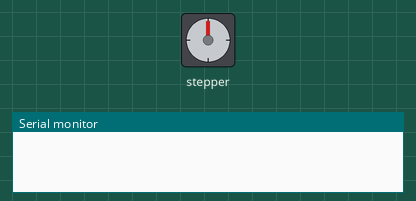
Simulated run of this sketch. Board: Arduino Uno, built with avr-gcc and run on an emulated ATmega328P. Parts: stepper motor, the last lines printed to the serial monitor. Wiring (inferred from the names in the program): stepper motor (2048 steps per turn assumed): coils pin 8, pin 9, pin 10, pin 11.

Above: at 0.06 s.
At 9.66 s:
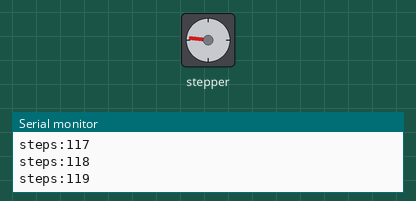
At 19.38 s:
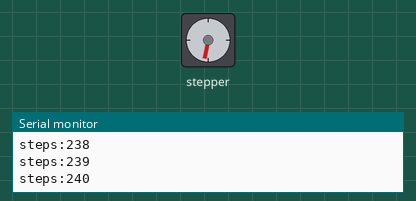
At 38.71 s:
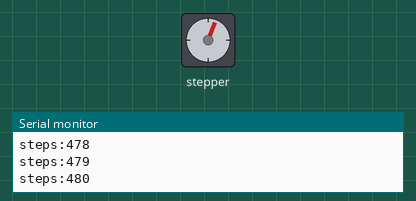
Timing chart, 0 to 40.0 s (numbered marks = the images above):
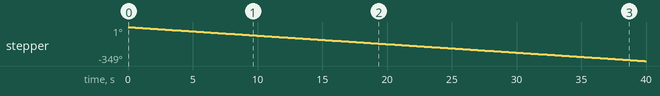

The sketch:

63010870_i2c22.ino
```cpp
//declare variables for the motor pins
int motorPin1 =8; // Blue
int motorPin2 = 9; // Pink
int motorPin3 = 10; // Yellow
int motorPin4 = 11; // Orange
 // Red
int motorSpeed = 10; //variable to set stepper speed
int stepCount = 0; // number of steps the motor has taken
void setup()
{
pinMode(motorPin1, OUTPUT); //declare the motor pins as outputs
pinMode(motorPin2, OUTPUT);
pinMode(motorPin3, OUTPUT);
pinMode(motorPin4, OUTPUT);
Serial.begin(115200); // initialize the serial port:
}
void loop()
{
 //wavedrive(); // จ่ายไฟให ้ทํางานครั้งละ 1 ขด
 //fullstep(); // จ่ายไฟให ้ทํางานครั้งละ 2 ขด
 halfstep(); // ใชทั้งสองแบบรวมกันทําให ้หมุนได ้ครั้งละครึ่งเสตป ้

 Serial.print("steps:" );
 Serial.println(stepCount);
 stepCount++;
}

void wavedrive()
{
 // 1
 digitalWrite(motorPin4, HIGH);
 digitalWrite(motorPin3, LOW);
 digitalWrite(motorPin2, LOW);
 digitalWrite(motorPin1, LOW);
 delay(motorSpeed);
 // 2
 digitalWrite(motorPin4, LOW);
 digitalWrite(motorPin3, HIGH);
 digitalWrite(motorPin2, LOW);
 digitalWrite(motorPin1, LOW);
 delay(motorSpeed);

 // 3
 digitalWrite(motorPin4, LOW);
 digitalWrite(motorPin3, LOW);
 digitalWrite(motorPin2, HIGH);
 digitalWrite(motorPin1, LOW);
 delay(motorSpeed);
 // 4
 digitalWrite(motorPin4, LOW);
 digitalWrite(motorPin3, LOW);
 digitalWrite(motorPin2, LOW);
 digitalWrite(motorPin1, HIGH);
 delay(motorSpeed);
}

void fullstep()
{
 // 1
 digitalWrite(motorPin4, HIGH);
 digitalWrite(motorPin3, HIGH);
 digitalWrite(motorPin2, LOW);
 digitalWrite(motorPin1, LOW);
 delay (motorSpeed);

 // 2
 digitalWrite(motorPin4, LOW);
 digitalWrite(motorPin3, HIGH);
 digitalWrite(motorPin2, HIGH);
 digitalWrite(motorPin1, LOW);
 delay(motorSpeed);
 // 3
 digitalWrite(motorPin4, LOW);
 digitalWrite(motorPin3, LOW);
 digitalWrite(motorPin2, HIGH);
 digitalWrite(motorPin1, HIGH);
 delay (motorSpeed);
 // 4
 digitalWrite(motorPin4, HIGH);
 digitalWrite(motorPin3, LOW);
 digitalWrite(motorPin2, LOW);
 digitalWrite(motorPin1, HIGH);
 delay(motorSpeed);
}

void halfstep()
{
 // 1
 digitalWrite(motorPin4, HIGH);
 digitalWrite(motorPin3, LOW);
 digitalWrite(motorPin2, LOW);
 digitalWrite(motorPin1, LOW);
 delay(motorSpeed);

 // 2
 digitalWrite(motorPin4, HIGH);
 digitalWrite(motorPin3, HIGH);
 digitalWrite(motorPin2, LOW);
 digitalWrite(motorPin1, LOW);
 delay (motorSpeed);
 // 3
 digitalWrite(motorPin4, LOW);
 digitalWrite(motorPin3, HIGH);
 digitalWrite(motorPin2, LOW);
 digitalWrite(motorPin1, LOW);
 delay(motorSpeed);
 // 4
 digitalWrite(motorPin4, LOW);
 digitalWrite(motorPin3, HIGH);
 digitalWrite(motorPin2, HIGH);
 digitalWrite(motorPin1, LOW);
 delay(motorSpeed);
 // 5
 digitalWrite(motorPin4, LOW);
 digitalWrite(motorPin3, LOW);
 digitalWrite(motorPin2, HIGH);
 digitalWrite(motorPin1, LOW);
 delay(motorSpeed);
 // 6
 digitalWrite(motorPin4, LOW);
 digitalWrite(motorPin3, LOW);
 digitalWrite(motorPin2, HIGH);
 digitalWrite(motorPin1, HIGH);
 delay (motorSpeed);
 // 7
 digitalWrite(motorPin4, LOW);
 digitalWrite(motorPin3, LOW);
 digitalWrite(motorPin2, LOW);
 digitalWrite(motorPin1, HIGH);
 delay(motorSpeed);
 // 8
 digitalWrite(motorPin4, HIGH);
 digitalWrite(motorPin3, LOW);
 digitalWrite(motorPin2, LOW);
 digitalWrite(motorPin1, HIGH);
 delay(motorSpeed);
}
```

Measured:
- by itself, stepper: keeps turning counter-clockwise at about 9°/s
